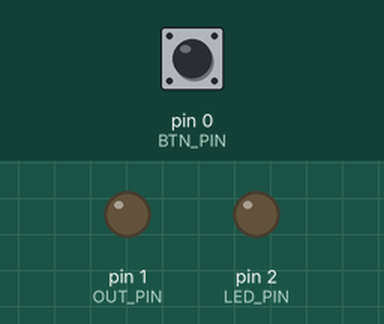
This sketch was run on a simulated Arduino Uno, built with avr-gcc and run on an emulated ATmega328P. Parts: output pins drawn as LEDs (lit = HIGH). Dashed ring = blinking. The test bench sets the inputs (shaded band); at power-on: pin 0 (BTN_PIN) LOW.

Above: at 1.2 s.
1.3 s: pin 0 (BTN_PIN) pulled HIGH for 0.15 s
At 2.2 s:
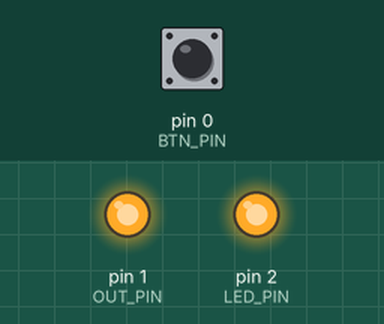
2.9 s: pin 0 (BTN_PIN) pulled HIGH for 1 s
At 4.2 s:
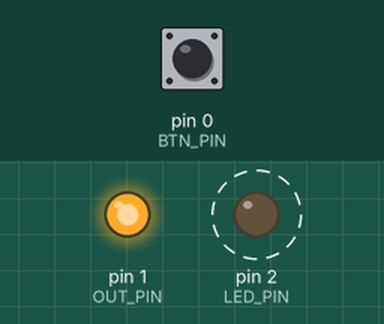
Timing chart, 0 to 10.5 s (numbered marks = the images above; inputs shaded):
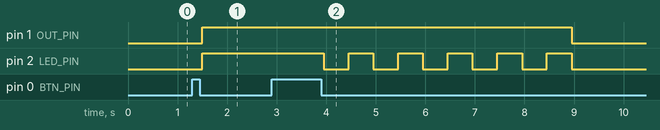

The sketch:

power_toggle.ino
```cpp
#define LED_PIN 2
#define OUT_PIN 1
#define BTN_PIN 0

bool power_on = false;
bool powering_off = false;
unsigned long power_off_start_time = 0;
unsigned long led_time = 0;
bool led_state = true;

unsigned long last_debounce_time = 0;
int last_button_state = LOW;
int button_state;

void setup() {
  pinMode(LED_PIN, OUTPUT);
  pinMode(OUT_PIN, OUTPUT);
  pinMode(BTN_PIN, INPUT);

  digitalWrite(LED_PIN, power_on ? HIGH : LOW);
  digitalWrite(OUT_PIN, power_on ? HIGH : LOW);
}

bool check_button() {
  bool result = false;
  int reading = digitalRead(BTN_PIN);

  if (reading != last_button_state)
    last_debounce_time = millis();

  if (millis() - last_debounce_time > 50UL) {
    if (reading != button_state) {
      button_state = reading;
      if (button_state == LOW)
        result = true;
    }
  }

  last_button_state = reading;
  return result;
}

void loop() {
  if (check_button()) {
    if (powering_off) {
      powering_off = false;
      digitalWrite(LED_PIN, LOW);
    } else if (!power_on) {
      power_on = true;
      digitalWrite(OUT_PIN, HIGH);
    } else if (power_on) {
      powering_off = true;
      power_off_start_time = millis();
      digitalWrite(LED_PIN, HIGH);
    }
  }

  if (powering_off) {
    if ((millis() - power_off_start_time) > 5000) {
      power_on = false;
      powering_off = false;
      digitalWrite(OUT_PIN, LOW);
      digitalWrite(LED_PIN, LOW);
    } else {
      unsigned long new_time = millis();
      if (new_time - led_time >= 500) {
          led_time = new_time;
          led_state = !led_state;
      }
    }
  } else {
    led_state = power_on;
  }

  digitalWrite(LED_PIN, led_state ? HIGH : LOW);
}
```

Measured:
- after the input at 1.3 s, pin 1 (OUT_PIN), pin 2 (LED_PIN): LOW → HIGH after 0.20 s
- after the input at 2.9 s, pin 1 (OUT_PIN): HIGH → LOW after 6.1 s; pin 2 (LED_PIN): alternates HIGH for 0.50 s and LOW for 0.50 s, 11 changes in all, then stays LOW, starting after 1.1 s
